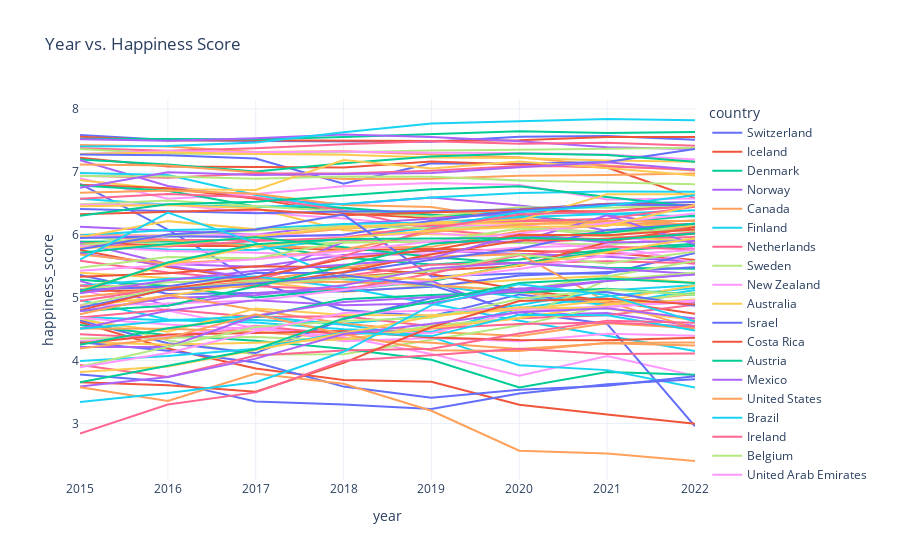

Write notebook code for a chart like this one.
### Code cell
fig=px.line(df,x='year',y='happiness_score',color='country',template="plotly_white",title='Year vs. Happiness Score')
fig.show()
